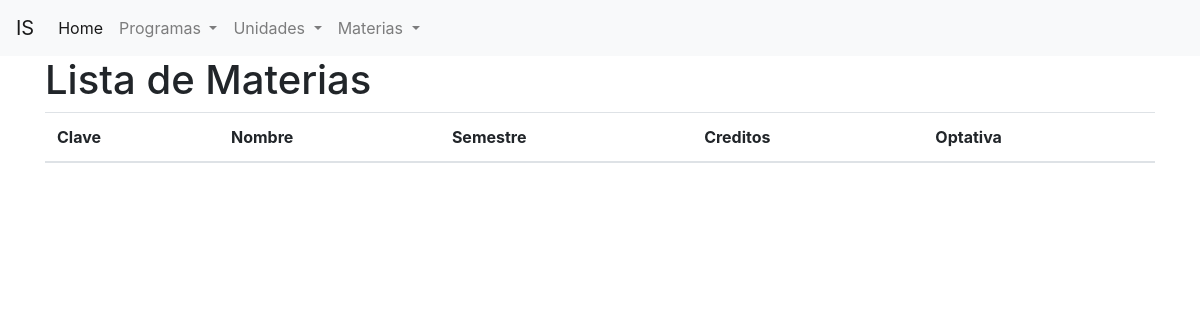
The page /materias/ on the database as committed earlier.
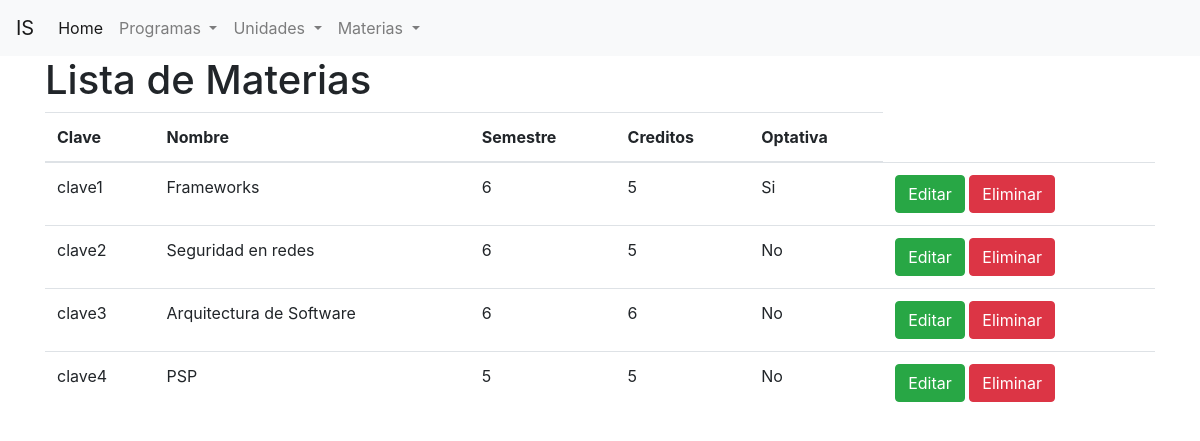
The same page on the database as committed later.
### materias/models.py (models this page shows, shortened)
class Materia(models.Model):
    clave = models.CharField(primary_key = True , max_length=10)
    nombre = models.CharField(max_length=100)
    creditos = models.SmallIntegerField('Créditos')
    semestre = models.CharField(max_length=2, choices = SEMESTRE)
    optativa = models.BooleanField(default=False)

### materias/views.py (the view)
# urls.py: path('', views.ListaMaterias.as_view(), name = 'lista_materias'),
class ListaMaterias(ListView):
    model = Materia

### materias/templates/materias/materia_list.html (shortened to what this page needs)
{% extends 'base.html' %}
{% block contenido %}
    <h1> Lista de Materias</h1>
    <table class="table">
        <thead>
            <tr>
                <th>Clave</th>
                <th>Nombre</th>
                <th>Semestre</th>
                <th>Creditos</th>
                <th>Optativa</th>
            </tr>
        </thead>
        <tbody>
            {% for materia in object_list %}
                <tr>
                    <td> {{materia.clave}}</td>
                    <td> {{materia.nombre}}</td>
                    <td> {{materia.semestre}}</td>
                    <td> {{materia.creditos}}</td>
                    <td> {% if materia.optativa == True %}
                            Si
                         {% else %}
                            No
                         {% endif %}
                    </td>
                    <td>
                        <a class="btn btn-success" href="{% url 'editar_materia' materia.clave %}"> Editar</a>
                        <a class="btn btn-danger" href="{% url 'eliminar_materia' materia.clave %}"> Eliminar</a>
                    </td>
                </tr>
            {% endfor %}
        </tbody>
    </table>
    <br>
</body>
</html>
{% endblock contenido %}

### unidades_academicas/templates/base.html (shortened to what this page needs)
{% load static %}
<!DOCTYPE html>
<html lang="en">
<head>
    <link rel="stylesheet" href="{% static 'css/bootstrap.min.css' %}">
</head>
<body>
    <nav class="navbar navbar-expand-lg navbar-light bg-light">
        <a class="navbar-brand" href="#">IS</a>
        <div class="collapse navbar-collapse" id="navbarSupportedContent">
          <ul class="navbar-nav mr-auto">
            <li class="nav-item active">
                <a class="nav-link" href="#">Home <span class="sr-only">(current)</span></a>
              </li>
            <li class="nav-item dropdown">
              <a class="nav-link dropdown-toggle" href="#" id="navbarDropdown" data-toggle="dropdown" aria-haspopup="true" aria-expanded="false">
                Programas
              </a>
            </li>
            <li class="nav-item dropdown">
                <a class="nav-link dropdown-toggle" href="#" id="navbarDropdown" data-toggle="dropdown" aria-haspopup="true" aria-expanded="false">
                  Unidades
                </a>
              </li>
              <li class="nav-item dropdown">
                <a class="nav-link dropdown-toggle" href="#" id="navbarDropdown" data-toggle="dropdown" aria-haspopup="true" aria-expanded="false">
                  Materias
                </a>
              </li>
          </ul>
        </div>
      </nav>
    <div class="container">
        {% block contenido %}
        {% endblock contenido %}
</body>
</html>

Rows that differ between the two databases and show on the page:
added Materia: clave "clave1", nombre "Frameworks", semestre "6", creditos "5", optativa "Si"
added Materia: clave "clave2", nombre "Seguridad en redes", semestre "6", creditos "5", optativa "No"
added Materia: clave "clave3", nombre "Arquitectura de Software", semestre "6", creditos "6", optativa "No"
added Materia: clave "clave4", nombre "PSP", semestre "5", creditos "5", optativa "No"
